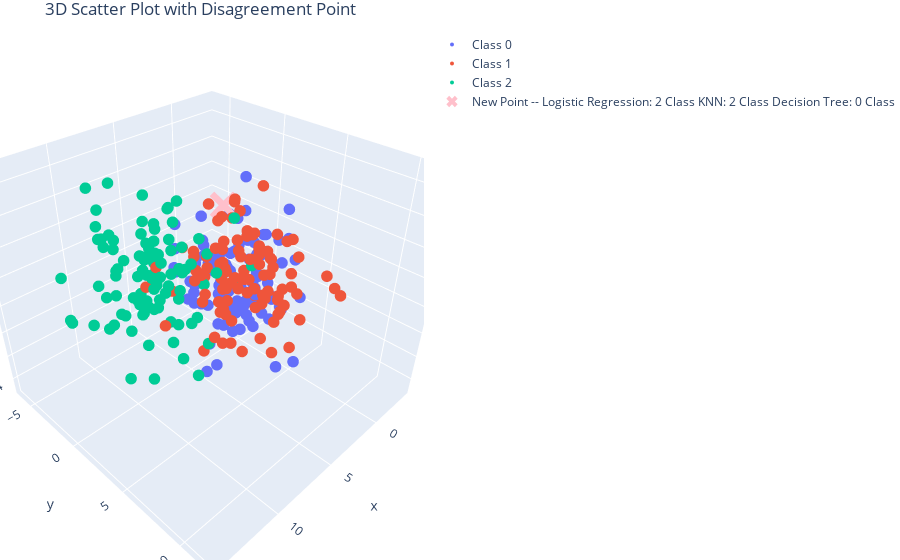

Notebook code for this chart:
### Markdown cell above
Once we have created our classifiers, we can consider our model and try to classify a new example

### Code cell
# Our example that we want to classify
new_point = {'x': 2.34, 'y': 0.47, 'z': 7.15}
new_point_array = np.array([[new_point['x'], new_point['y'], new_point['z']]])

results = []
for name, model in models.items():
    # For LogisticRegression (fitted without feature names), use array
    if name in ['Logistic Regression', 'KNN']:
        y_pred = model.predict(new_point_array)
    else:
        # For other models (like DecisionTree, trained with DataFrame), use DataFrame
        y_pred = model.predict(pd.DataFrame([new_point]))
    results.append(y_pred[0])
#_______________________________________

fig = go.Figure()

for class_label in df['class'].unique():
    class_df = df[df['class'] == class_label]
    fig.add_trace(go.Scatter3d(
        x=class_df['x'],
        y=class_df['y'],
        z=class_df['z'],
        mode='markers',
        marker=dict(size=4),
        name=f'Class {class_label}'
    ))


fig.add_trace(go.Scatter3d(
    x=[new_point['x']],
    y=[new_point['y']],
    z=[new_point['z']],
    mode='markers+text',
    marker=dict(size=10, color='pink', symbol='x'),
    name='New Point -- ' \
    f'Logistic Regression: {results[0]} Class KNN: {results[1]} Class Decision Tree: {results[2]} Class',
    textposition='top center'
))

fig.update_layout(
    title='3D Scatter Plot with Disagreement Point',
    scene=dict(
        xaxis_title='x',
        yaxis_title='y',
        zaxis_title='x'
    ),
    margin=dict(l=0, r=0, b=0, t=30)
)

fig.show()
